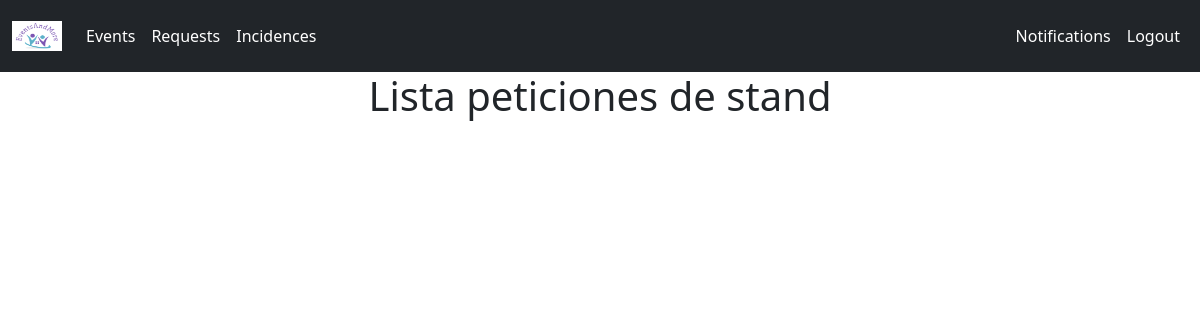
The page /lista_stands_revisados/ (signed in) on the database as committed earlier.
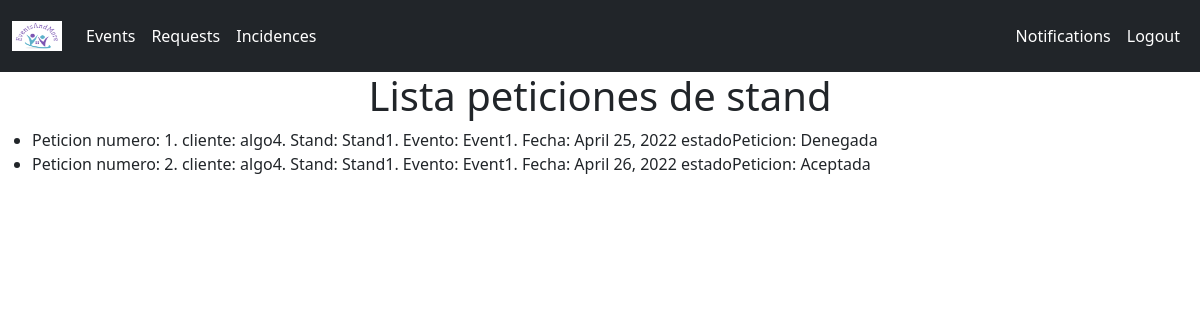
The same page on the database as committed later.
### EventsAndMore/models.py (models this page shows)
class PeticionStand(models.Model):
    id = models.AutoField(primary_key=True)
    idStand = models.ForeignKey(Stand, on_delete=models.CASCADE)
    clientUsername = models.ForeignKey(Cliente, on_delete=models.CASCADE)
    gestorUsername = models.ForeignKey(Gestor, on_delete=models.CASCADE, blank=True, null=True)
    idEvento = models.ForeignKey(Event, default=1, on_delete=models.CASCADE)
    fecha = models.DateField(default=date.today, blank=False, null=False)
    estado = models.BooleanField(default=False)
    revisado = models.BooleanField(default=False)

class Cliente(models.Model):  # WebUser
    User = models.OneToOneField(WebUser, on_delete=models.CASCADE, primary_key=True)
    CIF = models.CharField(unique=True, max_length=9)
    def __str__(self):
        return str(self.User)

class WebUser(AbstractUser):
    is_client = models.BooleanField(default=False)
    is_visitor = models.BooleanField(default=False)
    is_gestor = models.BooleanField(default=False)

class Stand(models.Model):
    id = models.AutoField(primary_key=True)
    idEvento = models.ForeignKey(Event, on_delete=models.CASCADE)
    occupied = models.BooleanField(blank=False, null=False)
    description = models.CharField(max_length=200, blank=False, null=False)
    def __str__(self):
        return str(self.description)

class Event(models.Model):
    id = models.AutoField(primary_key=True)
    nombre = models.CharField(max_length=50, blank=False, null=False)
    descripcion = models.CharField(max_length=200, blank=False, null=False)
    fecha_ini = models.DateField(default=date.today)
    fecha_fin = models.DateField(default=date.today)
    def __str__(self):
        return str(self.nombre)

### EventsAndMore/views.py (the view)
# urls.py: path('lista_stands_revisados/', views.listaStandsAsignadosGestor, name='lista_stands_revisados'),
def listaStandsAsignadosGestor(request):
    if request.user.is_gestor:
        peticiones = PeticionStand.objects.all()
        arr_peticiones = []
        for peticion in peticiones:
            print(peticion)
            gestores = Gestor.objects.all()
            my_gestor = None
            for g in gestores:
                if g.User.username == request.user.username:
                    my_gestor = g
            if peticion.revisado is True and peticion.gestorUsername == my_gestor:
                print("entra")
                if peticion.estado is True:
                    peticion.estado_peticion = 'Aceptada'
                else:
                    peticion.estado_peticion = 'Denegada'
                arr_peticiones.append(peticion)
        dictionary = {'peticiones': arr_peticiones}
        return render(request, 'lista_stands_revisados.html', dictionary)
    else:
        print("Error el user no es un cliente")
        return redirect('/')

### templates/lista_stands_revisados.html
{% include 'base.html' %}
  {% load static %}
{% block title %}
    <div>
        <h1 style="text-align:center">
            Lista peticiones de stand
        </h1>
    </div>
{% endblock title %}
{% block content %}
    <div>
        <ul>
        {% for peticion in peticiones %}
            <li>
                Peticion numero: {{ peticion.id }}. cliente: {{ peticion.clientUsername }}.
                Stand: {{ peticion.idStand }}. Evento: {{ peticion.idEvento }}. Fecha: {{ peticion.fecha }}
                estadoPeticion: {{ peticion.estado_peticion }}
            </li>
        {% endfor %}
    </ul>
    </div>
{% endblock content %}

### templates/base.html (shortened to what this page needs)
{% load static %}
<link href="{% static 'css/bootstrap.min.css' %}" rel="stylesheet">
<nav class="navbar navbar-expand-lg navbar-dark bg-dark">
  <div class="container-fluid">
    <a class="navbar-brand" href="{% url 'home' %}">
      <img src="../static/images/unknown.png" alt="" width="50" height="30">
    </a>
    <div class="collapse navbar-collapse" id="navbarText">
      <ul class="navbar-nav me-auto mb-2 mb-lg-0">
        <li class="nav-item">
          <a class="nav-link active" aria-current="page" href="{% url 'events' %}">
            Events
          </a>
        </li>
      {% if user.is_gestor %}
           <li>
          <a class="nav-link active" aria-current="page" href="{% url 'lista_eventos_peticion_stand' %}">
            Requests
          </a>
        </li>
        <li>
          <a class="nav-link active" aria-current="page" href="{% url 'lista_incidencias_gestor' 1 %}">
            Incidences
          </a>
        </li>
      {% endif %}
      </ul>
      <span class="navbar-text">
        <ul class="navbar-nav me-auto mb-2 mb-lg-0">
          {% if user.is_authenticated %}
          <li class="nav-item">
            <a class="nav-link active" aria-current="page" href="#">
              Notifications
            </a>
          </li>
            <li class="nav-item">
              <a class="nav-link active" aria-current="page" href="{% url 'logout' %}">
                Logout
              </a>
            </li>
          {% endif %}
      </ul>
      </span>
    </div>
  </div>
</nav>

Rows that differ between the two databases and show on the page:
now on this page (row edited): PeticionStand: id "1", clientUsername "algo4", idStand "Stand1", idEvento "Event1", fecha "April 25, 2022", estado_peticion "Denegada"
added PeticionStand: id "2", clientUsername "algo4", idStand "Stand1", idEvento "Event1", fecha "April 26, 2022", estado_peticion "Aceptada"
